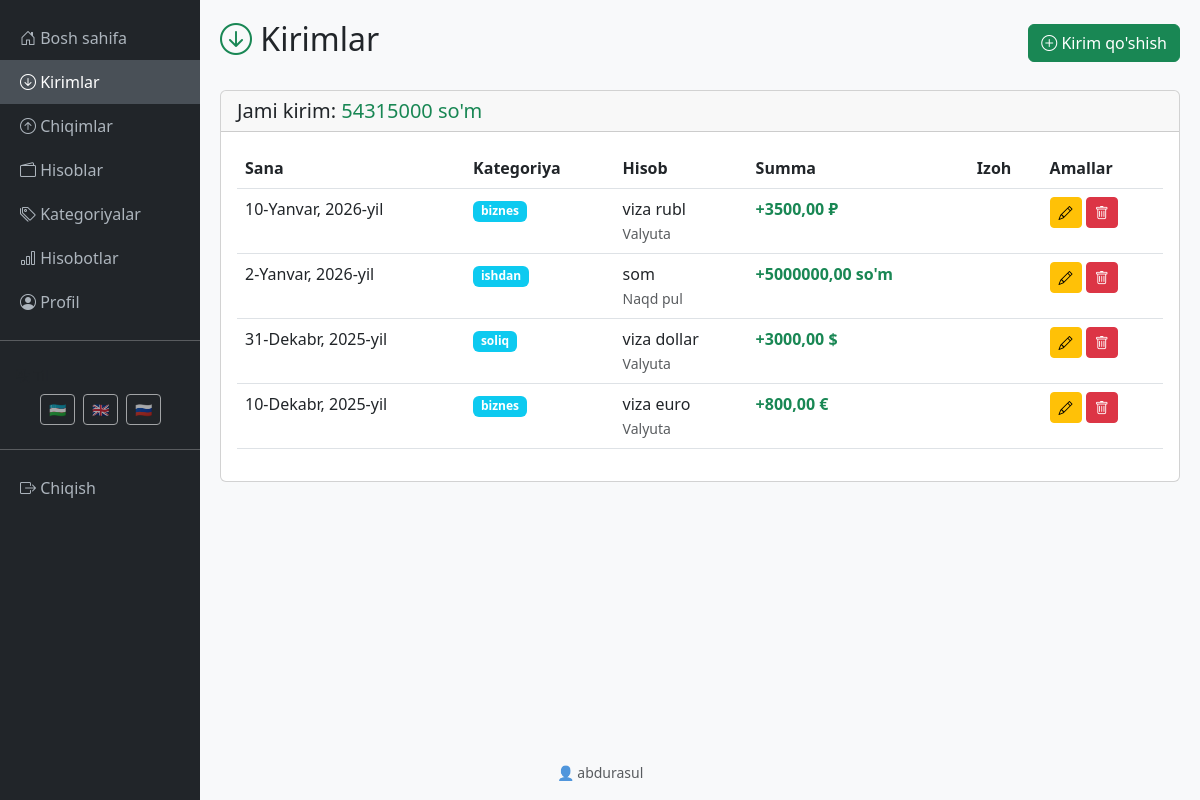
Page /uz/income/ (signed in) on the committed database.
### finance/models.py (models this page shows, shortened)
class Income(models.Model):
    user = models.ForeignKey(User, on_delete=models.CASCADE, related_name='incomes')
    account = models.ForeignKey(Account, on_delete=models.CASCADE, verbose_name='Hisob')
    category = models.ForeignKey(IncomeCategory, on_delete=models.SET_NULL, null=True, verbose_name='Kategoriya')
    amount = models.DecimalField(max_digits=12, decimal_places=2, verbose_name='Summa')
    date = models.DateField(verbose_name='Sana')
    description = models.TextField(blank=True, null=True, verbose_name='Izoh')
    created_at = models.DateTimeField(auto_now_add=True)
    class Meta:
        verbose_name = 'Kirim'
        verbose_name_plural = 'Kirimlar'
        ordering = ['-date', '-created_at']

class IncomeCategory(models.Model):
    user = models.ForeignKey(User, on_delete=models.CASCADE, related_name='income_categories')
    name = models.CharField(max_length=100, verbose_name='Kategoriya nomi')
    created_at = models.DateTimeField(auto_now_add=True)
    class Meta:
        verbose_name = 'Kirim kategoriyasi'
        verbose_name_plural = 'Kirim kategoriyalari'
        ordering = ['name']
    def __str__(self):
        return self.name

class Account(models.Model):
    ACCOUNT_TYPES = [
        ('cash', 'Naqd pul'),
        ('card', 'Karta'),
        ('currency', 'Valyuta'),
    ]
    CURRENCY_CHOICES = [
        ('UZS', 'So\'m'),
        ('USD', 'Dollar'),
        ('EUR', 'Evro'),
        ('RUB', 'Rubl'),
    ]
    user = models.ForeignKey(User, on_delete=models.CASCADE, related_name='accounts')
    name = models.CharField(max_length=100, verbose_name='Hisob nomi')
    account_type = models.CharField(max_length=20, choices=ACCOUNT_TYPES, verbose_name='Hisob turi')
    currency = models.CharField(max_length=3, choices=CURRENCY_CHOICES, default='UZS', verbose_name='Valyuta')
    balance = models.DecimalField(max_digits=12, decimal_places=2, default=0, verbose_name='Balans')
    created_at = models.DateTimeField(auto_now_add=True)
    class Meta:
        verbose_name = 'Hisob'
        verbose_name_plural = 'Hisoblar'
        ordering = ['-created_at']

### finance/views.py (the view)
# urls.py: path('income/', income_list_view, name='income_list'),
@login_required
def income_list_view(request):
    incomes = Income.objects.filter(user=request.user)
    rates = get_exchange_rates()
    total = Decimal('0.00')
    for income in incomes:
        converted = convert_amount(
            income.amount,
            income.account.currency,
            'UZS',
            rates
        )
        total += converted
        income.currency_symbol = get_currency_symbol(income.account.currency)
    context = {
        'incomes': incomes,
        'total': total,
    }
    return render(request, 'finance/income_list.html', context)

### finance/currency_utils.py (called while the page is built)
def get_exchange_rates():
    rates = {'UZS': Decimal('1.00')}
    for currency_rate in CurrencyRate.objects.all():
        rates[currency_rate.code] = currency_rate.rate_to_uzs
    if 'USD' not in rates:
        rates['USD'] = Decimal('12500.00')
    if 'EUR' not in rates:
        rates['EUR'] = Decimal('14200.00')
    if 'RUB' not in rates:
        rates['RUB'] = Decimal('130.00')
    return rates

def get_currency_symbol(currency_code):
    symbols = {
        'UZS': 'so\'m',
        'USD': '$',
        'EUR': '€',
        'RUB': '₽',
    }
    return symbols.get(currency_code, currency_code)

### finance/templates/finance/income_list.html (shortened to what this page needs)
{% extends 'finance/base.html' %}
{% load i18n %}
{% block content %}
<div class="d-flex justify-content-between align-items-center mb-4">
    <h2><i class="bi bi-arrow-down-circle text-success"></i> {% trans "Kirimlar" %}</h2>
    <a href="{% url 'finance:income_add' %}" class="btn btn-success">
        <i class="bi bi-plus-circle"></i> {% trans "Kirim qo'shish" %}
    </a>
</div>
<div class="card">
    <div class="card-header">
        <h5 class="mb-0">{% trans "Jami kirim" %}: <span class="text-success">{{ total|floatformat:0 }} {% trans "so'm" %}</span></h5>
    </div>
    <div class="card-body">
        {% if incomes %}
        <div class="table-responsive">
            <table class="table table-hover">
                <thead>
                    <tr>
                        <th>{% trans "Sana" %}</th>
                        <th>{% trans "Kategoriya" %}</th>
                        <th>{% trans "Hisob" %}</th>
                        <th>{% trans "Summa" %}</th>
                        <th>{% trans "Izoh" %}</th>
                        <th>{% trans "Amallar" %}</th>
                    </tr>
                </thead>
                <tbody>
                    {% for income in incomes %}
                    <tr>
                        <td>{{ income.date }}</td>
                        <td><span class="badge bg-info">{{ income.category }}</span></td>
                        <td>
                            {{ income.account.name }}
                            <br><small class="text-muted">{{ income.account.get_account_type_display }}</small>
                        </td>
                        <td class="text-success fw-bold">
                            +{{ income.amount|floatformat:2 }} {{ income.currency_symbol }}
                        </td>
                        <td>{{ income.description|truncatewords:5 }}</td>
                        <td>
                            <a href="{% url 'finance:income_edit' income.pk %}" class="btn btn-sm btn-warning">
                                <i class="bi bi-pencil"></i>
                            </a>
                            <a href="{% url 'finance:income_delete' income.pk %}" class="btn btn-sm btn-danger">
                                <i class="bi bi-trash"></i>
                            </a>
                        </td>
                    </tr>
                    {% endfor %}
                </tbody>
            </table>
        </div>
        {% else %}
        <p class="text-center text-muted">{% trans "Hech qanday kirim mavjud emas." %}</p>
        <div class="text-center">
            <a href="{% url 'finance:income_add' %}" class="btn btn-success">{% trans "Birinchi kirimni qo'shing" %}</a>
        </div>
        {% endif %}
    </div>
</div>
{% endblock %}

### finance/templates/finance/base.html (shortened to what this page needs)
<!DOCTYPE html>
{% load i18n %}
<html lang="uz">
<head>
    <link href="https://cdn.jsdelivr.net/npm/bootstrap@5.3.0/dist/css/bootstrap.min.css" rel="stylesheet">
    <link rel="stylesheet" href="https://cdn.jsdelivr.net/npm/bootstrap-icons@1.10.0/font/bootstrap-icons.css">
</head>
<body>
    {% if user.is_authenticated and user.is_active %}
    <div class="container-fluid">
        <div class="row">
            <div class="col-md-2 sidebar p-0">
                <nav class="mt-3">
                    <a href="{% url 'finance:dashboard' %}" class="{% if request.resolver_match.url_name == 'dashboard' %}active{% endif %}">
                        <i class="bi bi-house-door"></i> {% trans "Bosh sahifa" %}
                    </a>
                    <a href="{% url 'finance:income_list' %}" class="{% if 'income' in request.path %}active{% endif %}">
                        <i class="bi bi-arrow-down-circle"></i> {% trans "Kirimlar" %}
                    </a>
                    <a href="{% url 'finance:expense_list' %}" class="{% if 'expense' in request.path %}active{% endif %}">
                        <i class="bi bi-arrow-up-circle"></i> {% trans "Chiqimlar" %}
                    </a>
                    <a href="{% url 'finance:account_list' %}" class="{% if 'account' in request.path %}active{% endif %}">
                        <i class="bi bi-wallet2"></i> {% trans "Hisoblar" %}
                    </a>
                    <a href="{% url 'finance:category_list' %}" class="{% if 'categor' in request.path %}active{% endif %}">
                        <i class="bi bi-tags"></i> {% trans "Kategoriyalar" %}
                    </a>
                    <a href="{% url 'finance:reports' %}" class="{% if 'reports' in request.path %}active{% endif %}">
                        <i class="bi bi-bar-chart"></i> {% trans "Hisobotlar" %}
                    </a>
                    <a href="{% url 'finance:profile' %}" class="{% if 'profile' in request.path %}active{% endif %}">
                        <i class="bi bi-person-circle"></i> {% trans "Profil" %}
                    </a>
                    <hr class="text-white">
                    <div class="px-3 py-2">
                        <small class="text-muted d-block mb-2"><i class="bi bi-translate"></i> {% trans "Til" %}</small>
                        <form action="{% url 'set_language' %}" method="post" id="language-form">
                            <div class="d-flex gap-2 justify-content-center">
                                <button type="submit" name="language" value="uz" class="btn btn-sm btn-outline-light lang-flag {% if LANGUAGE_CODE == 'uz' %}active{% endif %}" title="O'zbek">
                                    🇺🇿
                                </button>
                                <button type="submit" name="language" value="en" class="btn btn-sm btn-outline-light lang-flag {% if LANGUAGE_CODE == 'en' %}active{% endif %}" title="English">
                                    🇬🇧
                                </button>
                                <button type="submit" name="language" value="ru" class="btn btn-sm btn-outline-light lang-flag {% if LANGUAGE_CODE == 'ru' %}active{% endif %}" title="Русский">
                                    🇷🇺
                                </button>
                            </div>
                        </form>
                    </div>
                    <hr class="text-white">
                    <a href="{% url 'finance:logout' %}">
                        <i class="bi bi-box-arrow-right"></i> {% trans "Chiqish" %}
                    </a>
                </nav>
                <div class="p-3 text-center position-absolute bottom-0 w-100">
                    <small class="text-muted">👤 {{ user.username }}</small>
                </div>
            </div>
            <div class="col-md-10 main-content">
                {% block content %}{% endblock %}
            </div>
        </div>
    </div>
    {% endif %}
</body>
</html>

### finance/templates/finance/base.html (style rules this page uses)
body { background-color: #f8f9fa; }
.sidebar { min-height: 100vh; background-color: #212529; }
.sidebar a { color: #adb5bd; text-decoration: none; padding: 10px 20px; display: block; transition: all 0.3s; }
.sidebar a:hover, .sidebar a.active { background-color: #495057; color: #fff; }
.main-content { padding: 20px; }
.lang-flag { cursor: pointer; opacity: 0.6; transition: opacity 0.3s; }

### rows in the picture
Income: date "10-Yanvar, 2026-yil", category "biznes", account.name "viza rubl", account.account_type "Valyuta", amount "3500,00", currency_symbol "₽"
Income: date "2-Yanvar, 2026-yil", category "ishdan", account.name "som", account.account_type "Naqd pul", amount "5000000,00", currency_symbol "so'm"
Income: date "31-Dekabr, 2025-yil", category "soliq", account.name "viza dollar", account.account_type "Valyuta", amount "3000,00", currency_symbol "$"
Income: date "10-Dekabr, 2025-yil", category "biznes", account.name "viza euro", account.account_type "Valyuta", amount "800,00", currency_symbol "€"

### other values in the picture
{{ user.username }} "abdurasul"
{{ total|floatformat:0 }} "54315000"
